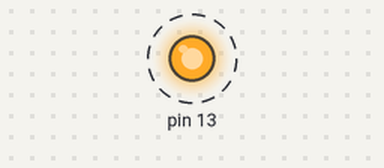
A sketch run on a simulated Arduino Uno, built with avr-gcc and run on an emulated ATmega328P. Shown: output pins drawn as LEDs (lit = HIGH). Dashed ring = blinking. What the sketch prints to the serial monitor is not drawn.

Above: at 0.2 s.
Timing chart, 0 to 3.0 s (numbered marks = the images above):
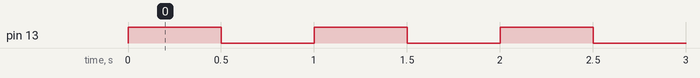

Measured:
- by itself, pin 13: alternates HIGH for 0.50 s and LOW for 0.50 s

The sketch:

blink.ino
```cpp
// blink — tests assert: D13 (PB5) toggles every 500 ms (8,000,000 cycles at 16 MHz, ±0.5%),
// starting high; UART0 at 9600 baud emits exactly "hello\r\n", once, at startup.
void setup() {
  Serial.begin(9600);
  Serial.println("hello");
  pinMode(13, OUTPUT);
}

void loop() {
  digitalWrite(13, HIGH);
  delay(500);
  digitalWrite(13, LOW);
  delay(500);
}
```
